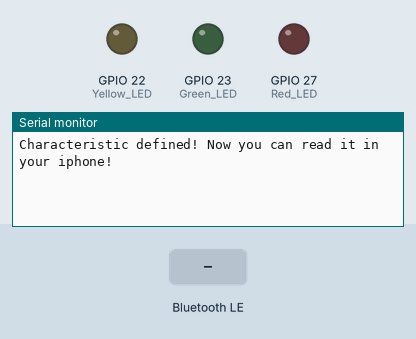
Recording of a program running on a simulated ESP32. Parts: output pins drawn as LEDs (lit = HIGH), the last lines printed to the serial monitor. The test bench sets the inputs (shaded band). Nothing arrives over Bluetooth unless stated; a phone connects over Bluetooth LE 3 s after start.

Above: at 1.2 s.
1.3 s: Bluetooth LE write "1" received
At 2.1 s:
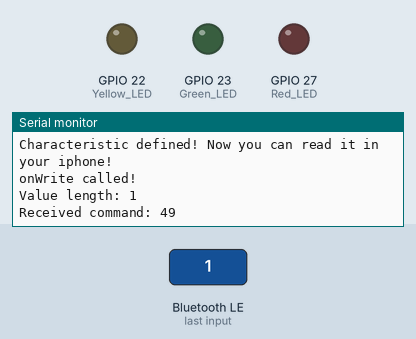
At 5.5 s:
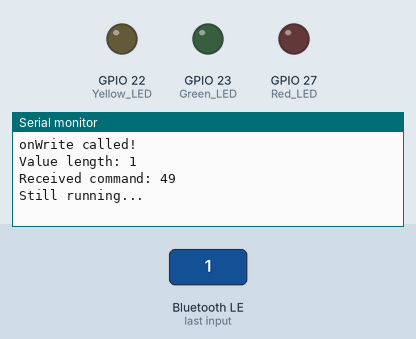

Measured:
- after the input at 1.3 s, the serial monitor: prints a new line after 0.05 s (image 1)

The program:

main.cpp
```cpp
#include <Arduino.h>
#include <BLEDevice.h>
#include <BLEServer.h>
#include <BLEUtils.h>
#include <BLE2902.h>
#include <string>


#define Red_LED 27
#define Green_LED 23
#define Yellow_LED 22
#define SERVICE_UUID        "12345678-1234-1234-1234-123456789abc"
#define CHARACTERISTIC_UUID "abcd1234-abcd-1234-abcd-123456789abc"

int command = 0;

class MyCallbacks: public BLECharacteristicCallbacks {
  void onWrite(BLECharacteristic *pCharacteristic) {
    Serial.println("onWrite called!");
    std::string value = pCharacteristic->getValue();
    Serial.print("Value length: ");
    Serial.println(value.length());
    if (value.length() > 0) {
      char message = value[0];           // Get the first byte of the string (which is a character)


      command = message;                 // Convert the received byte into an integer

      Serial.print("Received command: ");
      Serial.println(command);
      if(command == 1){digitalWrite(Green_LED , HIGH);
      digitalWrite(Red_LED , LOW);
      digitalWrite(Yellow_LED , LOW);
      }
      else if(command == 2){digitalWrite(Green_LED , LOW);
      digitalWrite(Red_LED , HIGH);
      digitalWrite(Yellow_LED , LOW);
      }
  }
}
};


void setup(){
  Serial.begin(115200);
  pinMode(Red_LED , OUTPUT);
  pinMode(Green_LED , OUTPUT);
  pinMode(Yellow_LED , OUTPUT);

  BLEDevice::init("MyESP32");
  BLEServer *pServer = BLEDevice::createServer();
  BLEService *pService = pServer->createService(SERVICE_UUID);
  BLECharacteristic *pCharacteristic = pService->createCharacteristic(
CHARACTERISTIC_UUID,
 BLECharacteristic::PROPERTY_READ | BLECharacteristic::PROPERTY_WRITE);
 pCharacteristic->setCallbacks(new MyCallbacks());

  pService->start();
  // BLEAdvertising *pAdvertising = pServer->getAdvertising();  // this still is working for backward compatibility
  BLEAdvertising *pAdvertising = BLEDevice::getAdvertising();
  pAdvertising->addServiceUUID(SERVICE_UUID);
  pAdvertising->setScanResponse(true);
  pAdvertising->setMinPreferred(0x06);  // functions that help with iPhone connections issue
  pAdvertising->setMinPreferred(0x12);
  BLEDevice::startAdvertising();
  Serial.println("Characteristic defined! Now you can read it in your iphone!");
}


void loop() {
  delay(5000);
  Serial.println("Still running...");
  if(command == 0){                    //control the light without bluetooth

    digitalWrite(Red_LED , HIGH);
    digitalWrite(Green_LED , LOW);
    digitalWrite(Yellow_LED , LOW);
    delay(6000);
    digitalWrite(Red_LED , LOW);
    digitalWrite(Green_LED , HIGH);
    digitalWrite(Yellow_LED , LOW);
    delay(6000);
  }
}
```
